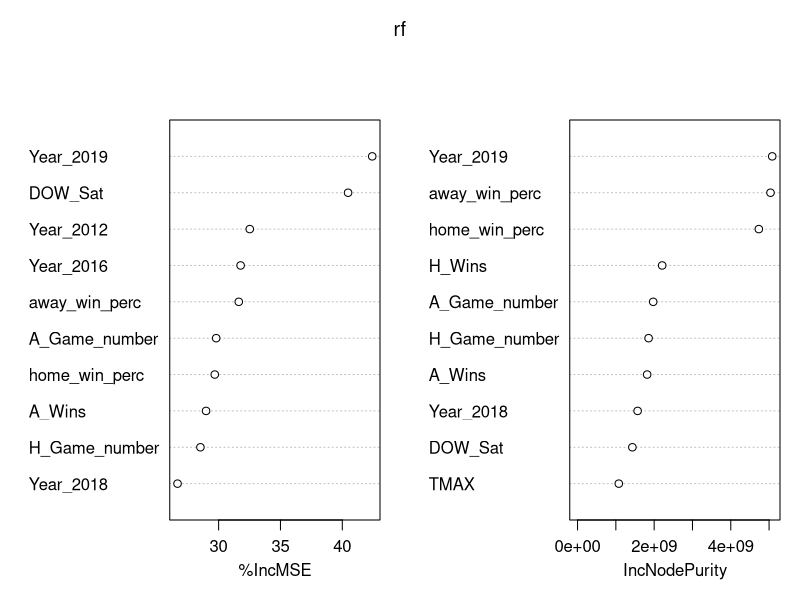
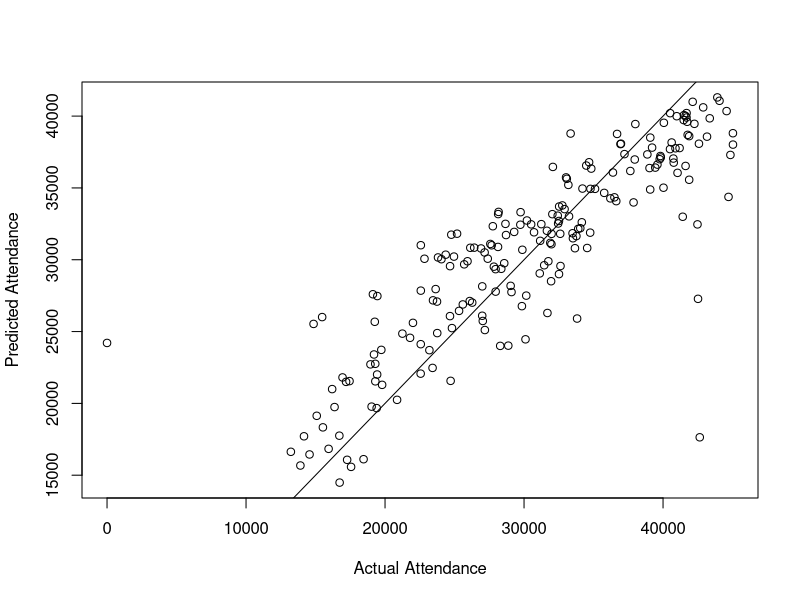
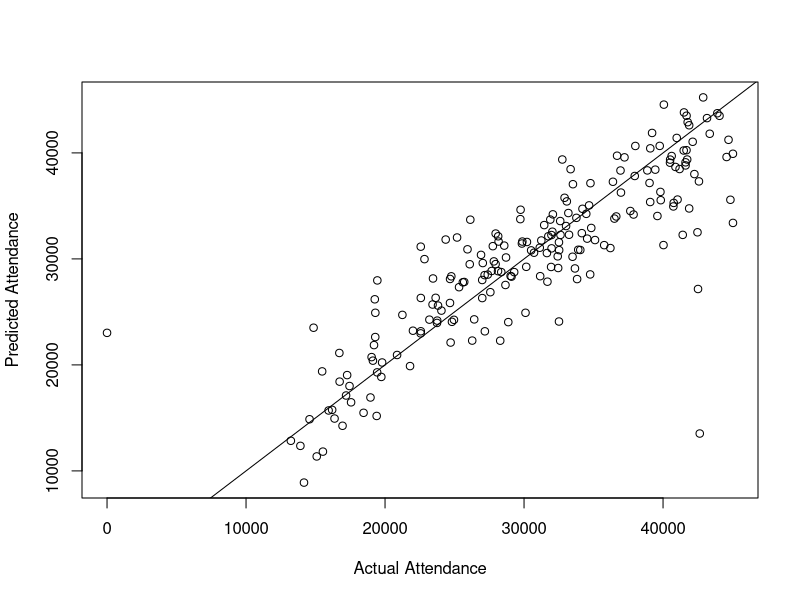

Source code (R) for these figures, in order:
## ---- chunk 1
knitr::opts_chunk$set(echo = TRUE)
## ---- chunk 2
library(readr)
library(fastDummies)
library(dplyr)

#SVM
dat <- read_csv("2010_2019_DET_w_weather.csv")
dat <- select(dat, c("DH_Game","Year", "DOW", "Away", "H_Game_number","A_Game_number", "H_Wins","A_Wins","Game_Time","Attendance", "PRCP", "TMAX", "TMIN",WT01,WT03,WT07, WT08, WT16,WT18))

#dat <-dat[-1]
dat$DOW <- as.factor(dat$DOW)
dat$DH_Game <- as.factor(dat$DH_Game)
dat$Year <- as.factor(dat$Year)
dat$Away <- as.factor(dat$Away)
dat$Game_Time <- as.factor(dat$Game_Time)

dat <- dummy_cols(dat, select_columns = c("DOW","DH_Game","Year", "Away", "Game_Time"))
dat$DOW <- NULL
dat$DH_Game <- NULL
dat$Year <- NULL
dat$Away <- NULL
dat$Game_Time <- NULL

dat$home_win_perc <- round((dat$H_Wins/dat$H_Game_number),2)
dat$away_win_perc <- round((dat$H_Wins/dat$H_Game_number),2)


normalize <- function(x) {
  return ((x - min(x)) / (max(x) - min(x)))
}
#dat[2:4] <- as.data.frame(lapply(dat[2:4], normalize))

## 75% of the sample size
smp_size <- floor(0.75 * nrow(dat))

## set the seed to make your partition reproducible
set.seed(123)
train_ind <- sample(seq_len(nrow(dat)), size = smp_size)

train <-dat[train_ind, ]
test <- dat[-train_ind, ]

## ---- chunk 3
#with bagging
library(randomForest)
#Random Forest
rf <- randomForest(Attendance ~.,data = train, mtry=22, importance = TRUE, ntree = 1000)
rf
varImpPlot(rf, n.var =10)

model.rf.predictions <- predict(rf, test)
model.rf.predictions <- as.integer(round(model.rf.predictions))

oosmae_rf <- abs((test$Attendance-model.rf.predictions))
summary(oosmae_rf)

oosmse_rf <- mean((test$Attendance-model.rf.predictions)^2)
summary(oosmse_rf)

rf_pred_error <- test$Attendance-model.rf.predictions
rf_within_3000 <- round(length(rf_pred_error[rf_pred_error >= -3000 & rf_pred_error <=3000])/length(rf_pred_error),2)
rf_within_3000*100
plot(x=test$Attendance, y=model.rf.predictions, 
       xlab="Actual Attendance", ylab="Predicted Attendance")
  abline(a=0,b=1) 

## ---- chunk 4
#SVM Model
library(kernlab)
model.1 <- ksvm(Attendance ~ ., data = train,
                          kernel = "polydot", type = "eps-bsvr")

# look at basic information about the model
model.1

## Step 3: Evaluating model performance 
# predictions on testing dataset
model.1.predictions <- predict(model.1, test)
model.1.predictions <- as.integer(round(model.1.predictions))

oosmae_svm <- abs((test$Attendance-model.1.predictions))
summary(oosmae_svm)

oosmse_svm <- mean((test$Attendance-model.1.predictions)^2)
summary(oosmse_svm)

svm_pred_error <- test$Attendance-model.1.predictions
svm_within_3000 <- round(length(svm_pred_error[svm_pred_error >= -3000 & svm_pred_error <=3000])/length(svm_pred_error),2)
svm_within_3000*100


plot(x=test$Attendance, y=model.1.predictions, 
       xlab="Actual Attendance", ylab="Predicted Attendance")
  abline(a=0,b=1) 

lmsvm_model <- lm(test$Attendance~model.1.predictions)
summary(lmsvm_model)
